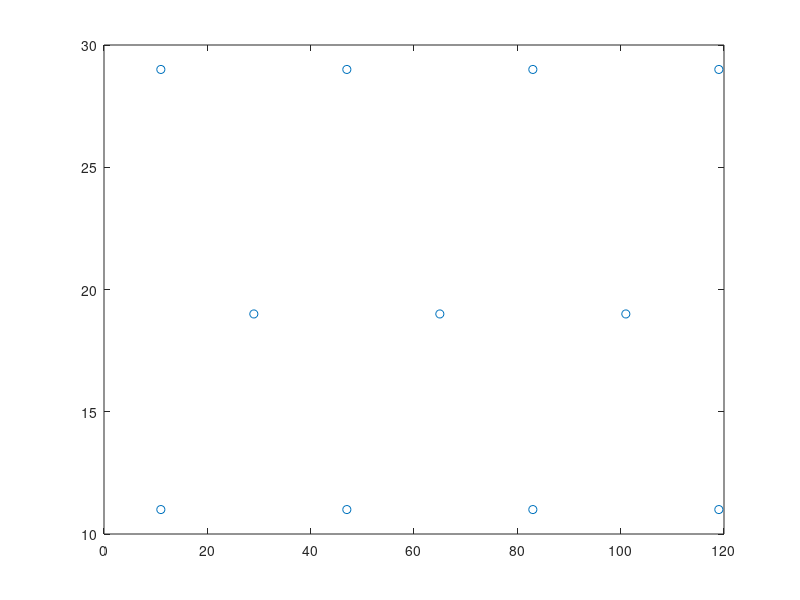
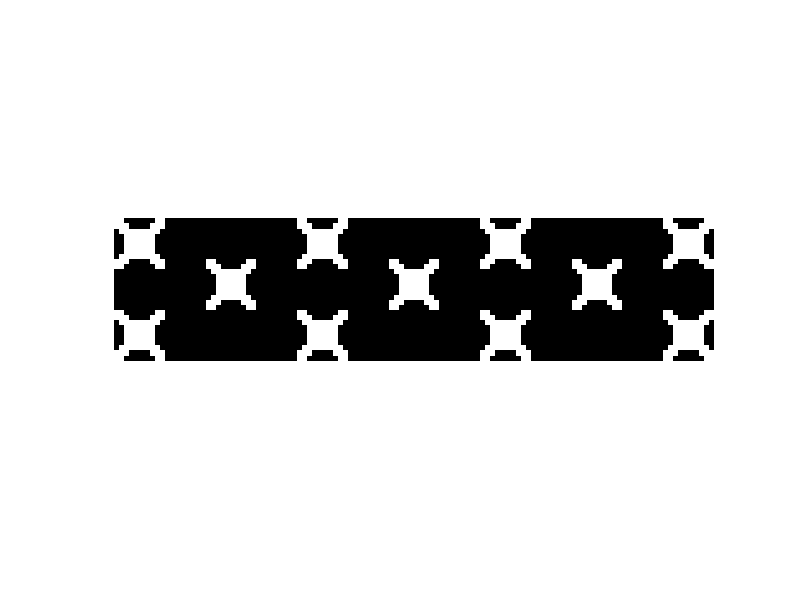

Reproduce these figures in MATLAB, in order.
clear all
close all



shape1 =     [
        [ 1, 1, 0, 0, 0, 0, 0, 0, 1, 1],
        [ 1, 1, 1, 0, 0, 0, 0, 1, 1, 1],
        [ 0, 1, 1, 1, 1, 1, 1, 1, 1, 0],
        [ 0, 0, 1, 1, 1, 1, 1, 1, 0, 0],
        [ 0, 0, 1, 1, 1, 1, 1, 1, 0, 0],
        [ 0, 0, 1, 1, 1, 1, 1, 1, 0, 0],
        [ 0, 0, 1, 1, 1, 1, 1, 1, 0, 0],
        [ 0, 1, 1, 1, 1, 1, 1, 1, 1, 0],
        [ 1, 1, 1, 0, 0, 0, 0, 1, 1, 1],
        [ 1, 1, 0, 0, 0, 0, 0, 0, 1, 1],
        
    ];


s = 10; 

d = 8;

y0 = 0.5 * s;
y = [];
x = [];
n = 4;
for i = 1: n
    y = [y; (i - 1) * (2*s + 2 * d)];
    x = [x; 0];
end

% middle lane
for i = 1: n - 1
    y = [y; (i - 1) * (2*s + 2 * d) + d + s];
    x = [x; d];
end

for i = 1: n
    y = [y; (i - 1) * (2*s + 2 * d)];
    x = [x; d + s];
end

figure(1)

y = y + s/2 + 1;
x = x + s/2 + 1;
plot(y + s/2, x + s / 2, 'o');



figure(2)

map = zeros(max(x) - min(x) + s, max(y) - min(y) + s);

for i = 1: length(x)
    map([(x(i) - s/2): (x(i) + s/2 - 1) ], [(y(i) - s/2): (y(i) + s/2 -1)]) = shape1;
end



map =  padarray(map,[2 2],1,'both');
imshow(map)
dlmwrite('patternMap_concavedense.txt', map, 'delimiter',' ', 'precision', '%d');
